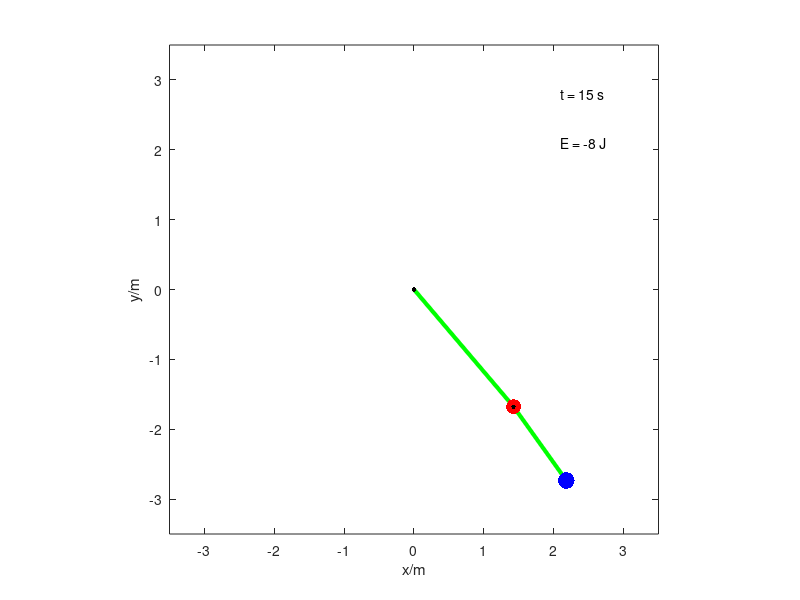

This figure's MATLAB source:
% Pendulul gravitational dublu
clear; close all; clc;
RT=1; % selector real time(1) / slow motion(0)
g=9.80665; % m/s^2; acceleratia gravitationala terestra
% Parametrii fizici ai sistemului mecanic:
L1=2.2; L2=1.3; % m; lungimile tijelor
m1=1.2; m2=1.7; % kg; masele corpurilor
% Conditiile initiale - orice unghiuri intre -180 si +180!
theta10=100; theta20=-10; % grade; unghiurile initiale
theta10=theta10*pi/180; theta20=theta20*pi/180; % conversia in rad
OM10=-30; OM20=20; % grade/s; vitezele unghiular e initiale
OM10=OM10*pi/180; OM20=OM20*pi/180; % conversia in rad/s
% Definirea duratelor caracteristice:
omega1=sqrt(g/L1); omega2=sqrt(g/L2); % pulsatii proprii ale componentelor
T1=2*pi/omega1; T2=2*pi/omega2; % perioade proprii ale componentelor
T=max(T1,T2); % "timp caracteristic" al miscarii pendulului dublu
ti=0; tf=5*T; N=200000; t=linspace(ti,tf,N); dt=t(2)-t(1); % timpul discret
% Prealocare si valori de start:
theta1=zeros(1,N); theta2=theta1; % prealocare unghiuri
OM1=zeros(1,N); OM2=OM1;OM3=OM1; % prealocare viteze unghiulare
theta1(1)=theta10; theta2(1)=theta20; % unghiuri de start pas 1
theta1(2)=theta10+OM10*dt; theta2(2)=theta20+OM20*dt; % unghiuri de start pas 2
OM1(1)=OM10; OM2(1)=OM20; % valori de start ale vitezelor unghiulare
% Notatii ajutatoare:
miu=1+m1/m2; % coeficient adimensional
r=L2/L1; % coeficient adimensional
a11=miu; a22=r; % coeficienti diagonala principala (constanti)
tic;
for i=2:N-1 % ciclul recurentelor
    aux=theta2(i)-theta1(i);
    a21=cos(aux); a12=a21*r; % coeficienti diagonala secundara (variabili)
    % Pentru vitezele unghiulare curente folosim derivatele la stanga:
    OM1(i)=(theta1(i)-theta1(i-1))/dt; % viteza corpului 1 la pasul i
    OM2(i)=(theta2(i)-theta2(i-1))/dt; % viteza corpului 2 la pasul i
    b1=r*OM2(i)^2*sin(aux)-g/L1*miu*sin(theta1(i)); % termen "liber" 1
    b2=-OM1(i)^2*sin(aux)-g/L1*sin(theta2(i)); % termen "liber" 2
    A=[a11,a12;a21,a22]; B=[b1;b2]; % matrice sistem si coloana termeni liberi
    E=A\B; % rezolvarea sistemului liniar in forma matriceala
    eps1=E(1); eps2=E(2); % acceleratiile unghiulare curente
    % Recurentele de ordinul II:
    theta1(i+1)=2*theta1(i)-theta1(i-1)+dt^2*eps1; % corp 1
    theta2(i+1)=2*theta2(i)-theta2(i-1)+dt^2*eps2; % corp 2
end;
OM1(N)=(theta1(N)-theta1(N-1))/dt; % viteza unghiulara corp 1 la pasul N
OM2(N)=(theta2(N)-theta2(N-1))/dt; % viteza unghiulara corp 2 la pasul N
toc; % afiseaza timpul de calcul al solutiei numerice
% Coordonate carteziene ale corpurilor:
x1=L1*sin(theta1); x2=x1+L2*sin(theta2); % coordonate orizontale
y1=-L1*cos(theta1); y2=y1-L2*cos(theta2); % coordonate verticale
% Energiile cinetica, potentiala, si respectiv totala:
T=1/2*(m1*L1^2*OM1.^2+m2*(L1^2*OM1.^2+L2^2*OM2.^2+2*L1*L2*OM1.*OM2.*cos(theta2-theta1)));
U=-g*((m1+m2)*L1*cos(theta1)+m2*L2*cos(theta2));
H=T+U; % hamiltonianul sistemului - energia totala
figure(1);
Lmax=L1+L2; % semilatura cadrului grafic
coef=30; % controleaza dimensiunile grafice ale corpurilor
rg1=coef*m1^(1/3); rg2=coef*m2^(1/3); % raze "grafice"
tic; simt=0; % porneste cronometrul si initializeaza timpul simularii
while simt<=tf % ciclul grafic
  j=abs(t-simt)==min(abs(t-simt)); % cauta cel mai apropiat t din discretizare
  plot([0 x1(j) x2(j)],[0 y1(j) y2(j)],'-g','LineWidth',3); hold on; % tije
  xlabel('x/m'); ylabel('y/m');
  plot(0,0,'.k','MarkerSize',10); % articulatie de suspensie
  plot(x1(j),y1(j),'.r','MarkerSize',rg1); % corpul 1
  plot(x1(j),y1(j),'.k','MarkerSize',10); % articulatie corp 1
  plot(x2(j),y2(j),'.b','MarkerSize',rg2); % corpul 2
  axis([-Lmax Lmax -Lmax Lmax]); axis square; % cadrul grafic
  text(3/5*Lmax,3/5*Lmax,['E = ',num2str(round(H(j))),' J']);
  if RT==1 % real time(1) / slow motion(0)
    simt=toc; % actualizeaza timpul simularii cu ceasul sistemului
    text(3/5*Lmax,4/5*Lmax,['t = ',num2str(round(t(j))),' s']);
  else
    simt=simt+1e-2; % incrementeaza cu o centisecunda
    text(3/5*Lmax,4/5*Lmax,['t=',num2str(round(t(j)*100)),' cs']);
  end
  pause(1e-6); hold off
end
